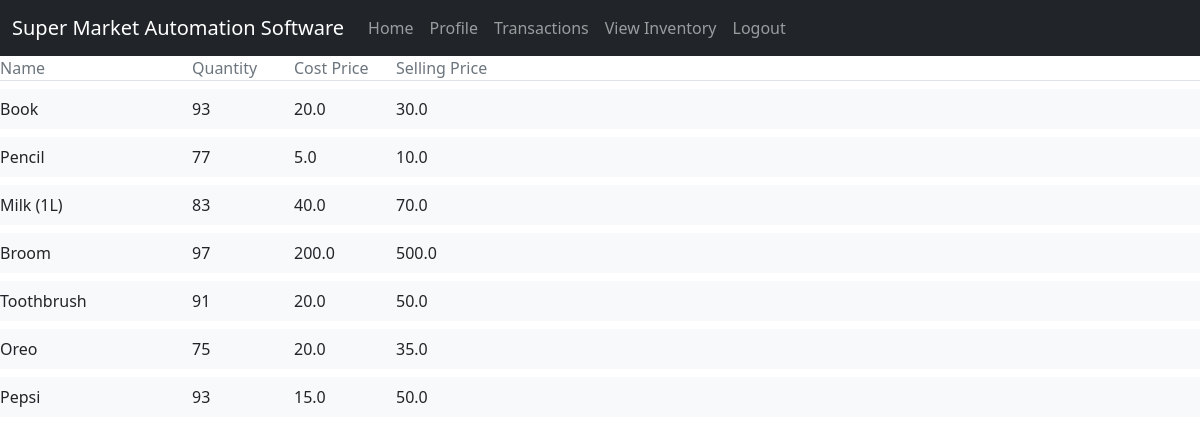
Page /product/view/ (signed in) on the committed database.
### product/models.py (models this page shows, shortened)
class Product(models.Model):
    name = models.CharField(max_length = 100)
    cost_price = models.FloatField(validators=[MinValueValidator(0.0)])
    quantity = models.IntegerField(validators=[MinValueValidator(0)])
    selling_price = models.FloatField(validators=[MinValueValidator(0.0)])

### product/views.py (the view)
# urls.py: path('view/',views.view_product, name = 'product-view'),
@login_required
def view_product(request):
    form = ProductForm()
    context = {'product_list':Product.objects.all(),'form':form}
    return render(request, 'product/view_product.html', context)

### product/templates/product/view_product.html
{% extends 'product/base.html' %}
{% block content %}
<div class="row text-muted border-bottom mb-2">
    <div class="col-2 pl-5">Name</div>
    <div class="col-1 px-0">Quantity</div>
    <div class="col-1 px-0">Cost Price</div>
    <div class="col-1 px-0">Selling Price</div>
</div>
{% for product in product_list %}
    <div class="parent">
        <div class="row highlight bg-light mb-2 py-2">
            <div class="col-2 pl-5">{{ product.name }}</div>
            <div class="col-1 px-0">{{ product.quantity }}</div>
            <div class="col-1 px-0">{{ product.cost_price }}</div>
            <div class="col-1 px-0">{{ product.selling_price }}</div>
    </div>
{% endfor %}
{% endblock %}

### product/templates/product/base.html (shortened to what this page needs)
{% extends 'account/base.html' %}

### account/templates/account/base.html (shortened to what this page needs)
{% load static %}
<!DOCTYPE html>
<html>
<head>
<link href="https://cdn.jsdelivr.net/npm/bootstrap@5.0.0-beta3/dist/css/bootstrap.min.css" rel="stylesheet">
<link href="{% static 'account/style.css' %}" rel="stylesheet">
</head>
<body>
<nav class="navbar navbar-expand-lg navbar-dark bg-dark">
  <div class="container-fluid">
    <a class="navbar-brand" href="{% url 'account-home' %}">Super Market Automation Software</a>
    <div class="collapse navbar-collapse" id="navbarNavDropdown">
      <ul class="navbar-nav">
        <li class="nav-item">
          <a class="nav-link" href="{% url 'account-home' %}">Home</a>
        </li>
        {% if user.is_authenticated %}
        <li class="nav-item">
          <a class="nav-link" href="{% url 'account-profile' %}">Profile</a>
        </li>
        {% if user.is_superuser %}
        <li class="nav-item">
          <a class="nav-link" href="{% url 'product-report' %}">Create Report</a>
        </li>
        <li class="nav-item">
          <a class="nav-link" href="{% url 'product-home' %}">Edit Inventory</a>
        </li>
        <li class="nav-item">
          <a class="nav-link" href="{% url 'account-user-edit' %}">Edit Users</a>
        </li>
        {% else %}
        <li class="nav-item">
          <a class="nav-link" href="{% url 'product-transaction' %}">Transactions</a>
        </li>
        <li class="nav-item">
          <a class="nav-link" href="{% url 'product-view' %}">View Inventory</a>
        </li>
        {% endif %}
        <li class="nav-item">
          <a class="nav-link" href="{% url 'account-logout' %}">Logout</a>
        </li>
        {% endif %}
      </ul>
    </div>
  </div>
</nav>
{% block content %}
{% endblock %}
</body>
</html>

### rows in the picture
Product: name "Book", quantity "93", cost_price "20.0", selling_price "30.0"
Product: name "Pencil", quantity "77", cost_price "5.0", selling_price "10.0"
Product: name "Milk (1L)", quantity "83", cost_price "40.0", selling_price "70.0"
Product: name "Broom", quantity "97", cost_price "200.0", selling_price "500.0"
Product: name "Toothbrush", quantity "91", cost_price "20.0", selling_price "50.0"
Product: name "Oreo", quantity "75", cost_price "20.0", selling_price "35.0"
Product: name "Pepsi", quantity "93", cost_price "15.0", selling_price "50.0"
